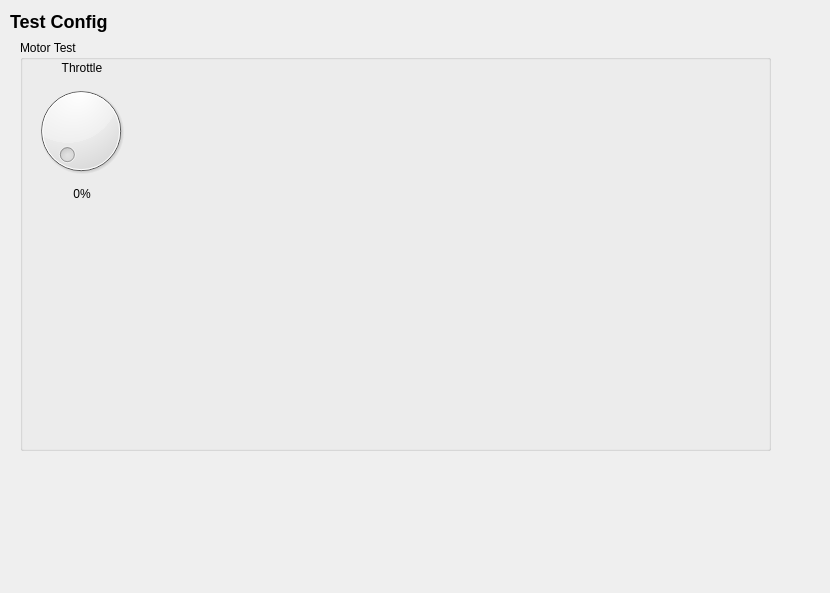
<?xml version="1.0" encoding="UTF-8"?>
<ui version="4.0">
 <class>TestConfig</class>
 <widget class="QWidget" name="TestConfig">
  <property name="geometry">
   <rect>
    <x>0</x>
    <y>0</y>
    <width>830</width>
    <height>593</height>
   </rect>
  </property>
  <property name="windowTitle">
   <string>Form</string>
  </property>
  <widget class="QLabel" name="label_2">
   <property name="geometry">
    <rect>
     <x>10</x>
     <y>10</y>
     <width>120</width>
     <height>24</height>
    </rect>
   </property>
   <property name="text">
    <string>&lt;h2&gt;Test Config&lt;/h2&gt;</string>
   </property>
   <property name="scaledContents">
    <bool>false</bool>
   </property>
  </widget>
  <widget class="QGroupBox" name="motorTestGroupBox">
   <property name="geometry">
    <rect>
     <x>20</x>
     <y>40</y>
     <width>751</width>
     <height>411</height>
    </rect>
   </property>
   <property name="title">
    <string>Motor Test</string>
   </property>
   <widget class="QWidget" name="widget" native="true">
    <property name="geometry">
     <rect>
      <x>123</x>
      <y>21</y>
      <width>581</width>
      <height>371</height>
     </rect>
    </property>
   </widget>
   <widget class="QWidget" name="">
    <property name="geometry">
     <rect>
      <x>11</x>
      <y>21</y>
      <width>102</width>
      <height>371</height>
     </rect>
    </property>
    <layout class="QVBoxLayout" name="verticalLayout">
     <item>
      <widget class="QLabel" name="label">
       <property name="text">
        <string>Throttle</string>
       </property>
       <property name="alignment">
        <set>Qt::AlignCenter</set>
       </property>
      </widget>
     </item>
     <item>
      <widget class="QDial" name="dial">
       <property name="maximumSize">
        <size>
         <width>100</width>
         <height>100</height>
        </size>
       </property>
      </widget>
     </item>
     <item>
      <widget class="QLabel" name="label_3">
       <property name="text">
        <string>0%</string>
       </property>
       <property name="alignment">
        <set>Qt::AlignCenter</set>
       </property>
      </widget>
     </item>
     <item>
      <spacer name="verticalSpacer">
       <property name="orientation">
        <enum>Qt::Vertical</enum>
       </property>
       <property name="sizeHint" stdset="0">
        <size>
         <width>20</width>
         <height>40</height>
        </size>
       </property>
      </spacer>
     </item>
    </layout>
   </widget>
  </widget>
 </widget>
 <resources/>
 <connections/>
</ui>
